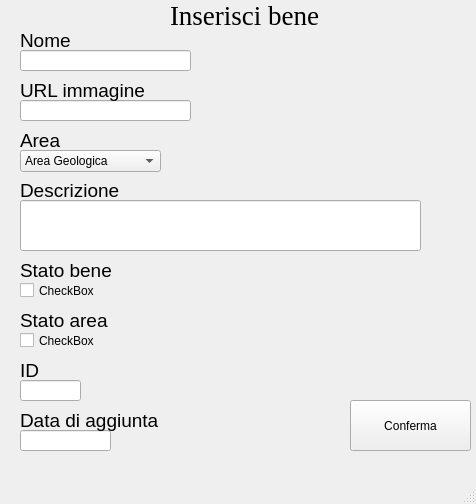
<?xml version="1.0" encoding="UTF-8"?>
<ui version="4.0">
 <class>InserisciBene</class>
 <widget class="QMainWindow" name="InserisciBene">
  <property name="geometry">
   <rect>
    <x>0</x>
    <y>0</y>
    <width>476</width>
    <height>504</height>
   </rect>
  </property>
  <property name="windowTitle">
   <string>Inserisci bene</string>
  </property>
  <widget class="QWidget" name="centralwidget">
   <widget class="QLineEdit" name="lineEdit">
    <property name="geometry">
     <rect>
      <x>20</x>
      <y>50</y>
      <width>171</width>
      <height>21</height>
     </rect>
    </property>
   </widget>
   <widget class="QLineEdit" name="lineEdit_2">
    <property name="geometry">
     <rect>
      <x>20</x>
      <y>100</y>
      <width>171</width>
      <height>21</height>
     </rect>
    </property>
   </widget>
   <widget class="QLineEdit" name="lineEdit_4">
    <property name="geometry">
     <rect>
      <x>20</x>
      <y>200</y>
      <width>401</width>
      <height>51</height>
     </rect>
    </property>
    <property name="text">
     <string/>
    </property>
   </widget>
   <widget class="QLineEdit" name="lineEdit_7">
    <property name="geometry">
     <rect>
      <x>20</x>
      <y>380</y>
      <width>61</width>
      <height>21</height>
     </rect>
    </property>
   </widget>
   <widget class="QLineEdit" name="lineEdit_8">
    <property name="geometry">
     <rect>
      <x>20</x>
      <y>430</y>
      <width>91</width>
      <height>21</height>
     </rect>
    </property>
   </widget>
   <widget class="QComboBox" name="comboBox">
    <property name="geometry">
     <rect>
      <x>20</x>
      <y>150</y>
      <width>141</width>
      <height>22</height>
     </rect>
    </property>
    <item>
     <property name="text">
      <string>Area Geologica</string>
     </property>
    </item>
    <item>
     <property name="text">
      <string>Area Zoologica</string>
     </property>
    </item>
    <item>
     <property name="text">
      <string>Area Paleontologica</string>
     </property>
    </item>
    <item>
     <property name="text">
      <string>Area esposizione temporanee</string>
     </property>
    </item>
    <item>
     <property name="text">
      <string>Science room</string>
     </property>
    </item>
   </widget>
   <widget class="QLabel" name="label">
    <property name="geometry">
     <rect>
      <x>20</x>
      <y>30</y>
      <width>71</width>
      <height>21</height>
     </rect>
    </property>
    <property name="font">
     <font>
      <pointsize>14</pointsize>
     </font>
    </property>
    <property name="text">
     <string>Nome</string>
    </property>
   </widget>
   <widget class="QCheckBox" name="checkBox">
    <property name="geometry">
     <rect>
      <x>20</x>
      <y>280</y>
      <width>141</width>
      <height>21</height>
     </rect>
    </property>
    <property name="text">
     <string>CheckBox</string>
    </property>
   </widget>
   <widget class="QCheckBox" name="checkBox_2">
    <property name="geometry">
     <rect>
      <x>20</x>
      <y>330</y>
      <width>141</width>
      <height>21</height>
     </rect>
    </property>
    <property name="text">
     <string>CheckBox</string>
    </property>
   </widget>
   <widget class="QLabel" name="label_2">
    <property name="geometry">
     <rect>
      <x>20</x>
      <y>80</y>
      <width>131</width>
      <height>21</height>
     </rect>
    </property>
    <property name="font">
     <font>
      <pointsize>14</pointsize>
     </font>
    </property>
    <property name="text">
     <string>URL immagine</string>
    </property>
   </widget>
   <widget class="QLabel" name="label_3">
    <property name="geometry">
     <rect>
      <x>20</x>
      <y>130</y>
      <width>131</width>
      <height>21</height>
     </rect>
    </property>
    <property name="font">
     <font>
      <pointsize>14</pointsize>
     </font>
    </property>
    <property name="text">
     <string>Area</string>
    </property>
   </widget>
   <widget class="QLabel" name="label_4">
    <property name="geometry">
     <rect>
      <x>20</x>
      <y>180</y>
      <width>131</width>
      <height>21</height>
     </rect>
    </property>
    <property name="font">
     <font>
      <pointsize>14</pointsize>
     </font>
    </property>
    <property name="text">
     <string>Descrizione</string>
    </property>
   </widget>
   <widget class="QLabel" name="label_5">
    <property name="geometry">
     <rect>
      <x>20</x>
      <y>260</y>
      <width>131</width>
      <height>21</height>
     </rect>
    </property>
    <property name="font">
     <font>
      <pointsize>14</pointsize>
     </font>
    </property>
    <property name="text">
     <string>Stato bene</string>
    </property>
   </widget>
   <widget class="QLabel" name="label_6">
    <property name="geometry">
     <rect>
      <x>20</x>
      <y>310</y>
      <width>131</width>
      <height>21</height>
     </rect>
    </property>
    <property name="font">
     <font>
      <pointsize>14</pointsize>
     </font>
    </property>
    <property name="text">
     <string>Stato area</string>
    </property>
   </widget>
   <widget class="QLabel" name="label_7">
    <property name="geometry">
     <rect>
      <x>20</x>
      <y>360</y>
      <width>131</width>
      <height>21</height>
     </rect>
    </property>
    <property name="font">
     <font>
      <pointsize>14</pointsize>
     </font>
    </property>
    <property name="text">
     <string>ID</string>
    </property>
   </widget>
   <widget class="QLabel" name="label_8">
    <property name="geometry">
     <rect>
      <x>20</x>
      <y>410</y>
      <width>161</width>
      <height>21</height>
     </rect>
    </property>
    <property name="font">
     <font>
      <pointsize>14</pointsize>
     </font>
    </property>
    <property name="text">
     <string>Data di aggiunta</string>
    </property>
   </widget>
   <widget class="QLabel" name="label_9">
    <property name="geometry">
     <rect>
      <x>170</x>
      <y>0</y>
      <width>291</width>
      <height>31</height>
     </rect>
    </property>
    <property name="font">
     <font>
      <family>Times New Roman</family>
      <pointsize>20</pointsize>
     </font>
    </property>
    <property name="text">
     <string>Inserisci bene</string>
    </property>
   </widget>
   <widget class="QPushButton" name="pushButton">
    <property name="enabled">
     <bool>true</bool>
    </property>
    <property name="geometry">
     <rect>
      <x>350</x>
      <y>400</y>
      <width>121</width>
      <height>51</height>
     </rect>
    </property>
    <property name="text">
     <string>Conferma</string>
    </property>
   </widget>
  </widget>
  <widget class="QMenuBar" name="menubar">
   <property name="geometry">
    <rect>
     <x>0</x>
     <y>0</y>
     <width>476</width>
     <height>22</height>
    </rect>
   </property>
  </widget>
  <widget class="QStatusBar" name="statusbar"/>
 </widget>
 <resources/>
 <connections/>
</ui>
